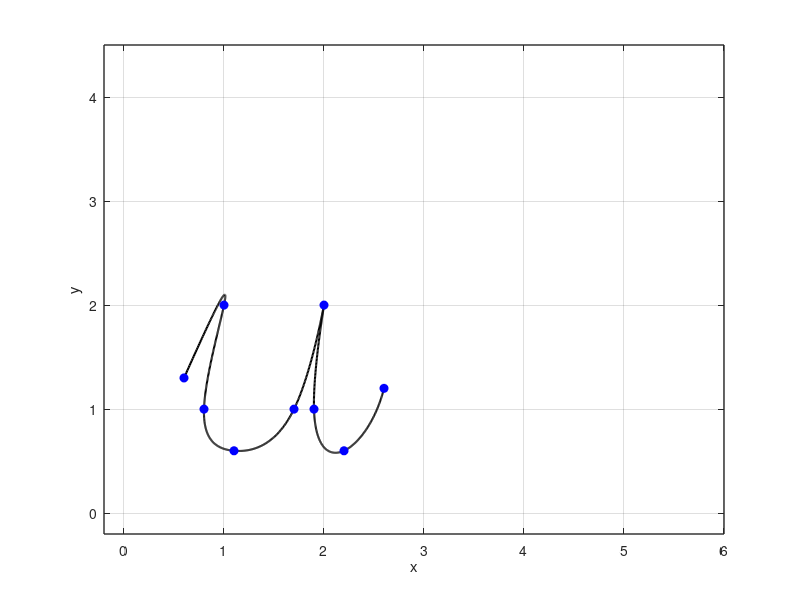

Here is the MATLAB script that generated this plot:
% cursive letter 'u'

x = [0.6 1 0.8 1.1 1.7 2 1.9 2.2 2.6];
y = [1.3 2 1 0.6 1 2 1 0.6 1.2];
n = length(x);
t = 0:n-1;
tt = 0:0.01:n-1;

xx = spline(t, x, tt);
yy = spline(t, y, tt);

figure(1)
plot(xx, yy, 'k', 'LineWidth', 1.5)
hold on
plot(x, y, 'bo', 'MarkerFaceColor', 'b')
axis([-0.2 6 -0.2 4.5])
grid on
xlabel('x')
ylabel('y')
set(gca, 'FontSize', 10, 'LineWidth', 1)
grid on